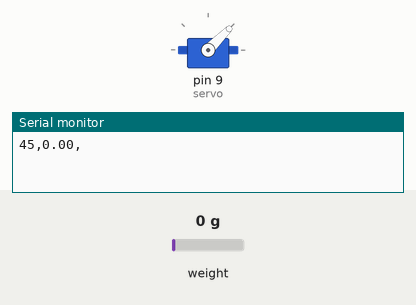
Recording of a sketch running on a simulated Arduino Uno, built with avr-gcc and run on an emulated ATmega328P. On the bench: servo, the last lines printed to the serial monitor. Inputs (shaded band) come from the test bench; at power-on: weight on the scale 0 g.

Above: at 1.55 s.
At 8.55 s:
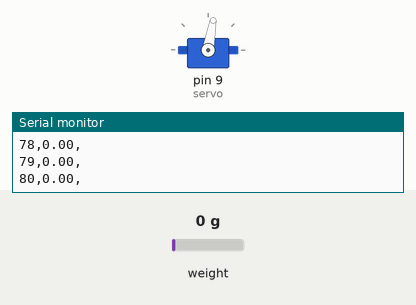
At 15.15 s:
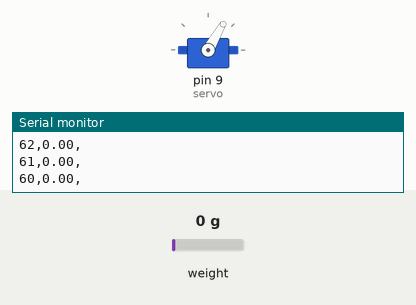
Timing chart, 0 to 23.7 s (numbered marks = the images above):
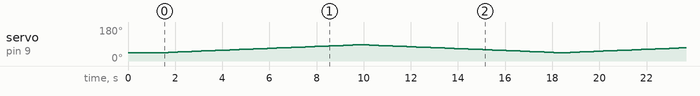

The sketch:

gip_strain.ino
```cpp
//Load cell amp and servo libraries
#include <HX711.h>
#include <Servo.h>

//HX711 and servo objects
HX711 scale;
Servo servo;

//Input pins on arduino from load cell amp
#define SVO  9
#define DAT  6
#define CLK  7

//This value is obtained using the SparkFun_HX711_Calibration sketch
#define calibration_factor -431.875

//variables for servo control
int max = 85;
int min = 45;
int ang = min;
int dir = 1;


void setup() {
  Serial.begin(9600);


  //Set servo object to pin 9 and set angle
  servo.attach(9);
  servo.write(ang);
  delay(500);

  //Set pinmodes
  pinMode(DAT, INPUT);
  pinMode(CLK, INPUT);

  //set up the scale
  scale.begin(DAT, CLK);
  scale.set_scale(calibration_factor);

  //Assuming there is no weight on the scale at start up, reset the scale to 0
  scale.tare();
}

void loop() {

  //scale.get_units();
  //returns a float, sends to serial monitor
  Serial.print(ang);
  Serial.print(',');
  Serial.print(scale.get_units());
  Serial.println(',');
  delay(100);
  //Serial.println(ang);
  //Turn between min and max angle

 //step angle by +/-1 and write to motor
  ang += dir;
  servo.write(ang);

  //Change direction if angle reachezs min or max angle
  if (ang <= min)
  {
    dir = -dir;
    delay(500);
  }
  //If angle returns to 90, deactivate arduino
  if (ang >= max)
  {
    dir = -dir;
    delay(500);
  }
}
```
